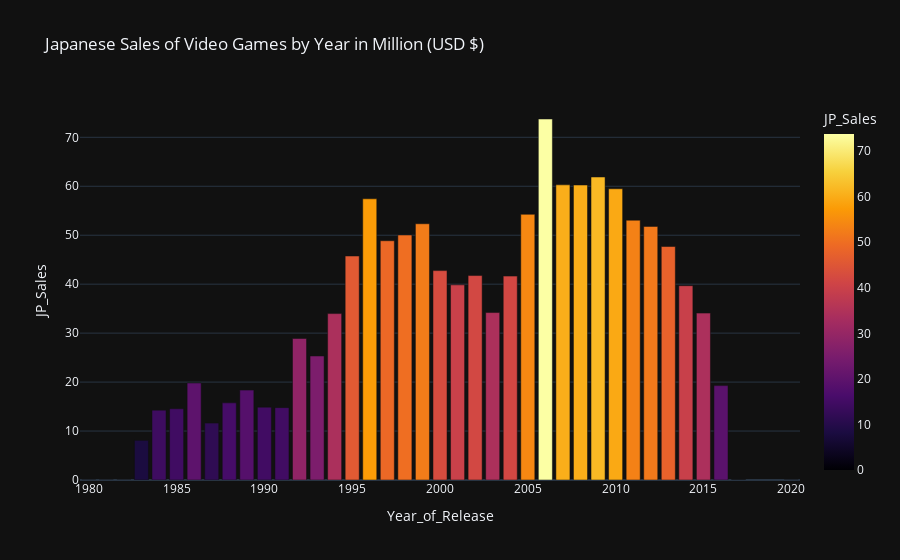

Write notebook code for a chart like this one.
### Code cell
#Showing Japanese Sales of Video Games by Year

fig3 = px.bar(df_jpsales, x='Year_of_Release', y='JP_Sales', color='JP_Sales', color_continuous_scale=px.colors.sequential.Inferno, template='plotly_dark', title='Japanese Sales of Video Games by Year in Million (USD $)')
fig3.show()

### Figure 1 — Plotly figure (JSON) as saved in the notebook; plotly's stock layout.template omitted (floating-point values rounded to 4 significant figures)
{"data": [{"alignmentgroup": "True", "hovertemplate": "Year_of_Release=%{x}<br>JP_Sales=%{marker.color}<extra></extra>", "legendgroup": "", "marker": {"color": [0, 0, 0, 8.1, 14.27, 14.56, 19.81, 11.63, 15.76, 18.36, 14.88, 14.78, 28.91, 25.33, 33.99, 45.75, 57.44, 48.87, 50.04, 52.34, 42.77, 39.86, 41.76, 34.2, 41.65, 54.27, 73.74, 60.29, 60.25, 61.89, 59.49, 53.07, 51.8, 47.69, 39.69, 34.09, 19.28, 0.06, 0], "coloraxis": "coloraxis", "pattern": {"shape": ""}}, "name": "", "offsetgroup": "", "orientation": "v", "showlegend": false, "textposition": "auto", "type": "bar", "x": [1980, 1981, 1982, 1983, 1984, 1985, 1986, 1987, 1988, 1989, 1990, 1991, 1992, 1993, 1994, 1995, 1996, 1997, 1998, 1999, 2000, 2001, 2002, 2003, 2004, 2005, 2006, 2007, 2008, 2009, 2010, 2011, 2012, 2013, 2014, 2015, 2016, 2017, 2020], "xaxis": "x", "y": [0, 0, 0, 8.1, 14.27, 14.56, 19.81, 11.63, 15.76, 18.36, 14.88, 14.78, 28.91, 25.33, 33.99, 45.75, 57.44, 48.87, 50.04, 52.34, 42.77, 39.86, 41.76, 34.2, 41.65, 54.27, 73.74, 60.29, 60.25, 61.89, 59.49, 53.07, 51.8, 47.69, 39.69, 34.09, 19.28, 0.06, 0], "yaxis": "y"}], "layout": {"barmode": "relative", "coloraxis": {"colorbar": {"title": {"text": "JP_Sales"}}, "colorscale": [[0, "#000004"], [0.1111, "#1b0c41"], [0.2222, "#4a0c6b"], [0.3333, "#781c6d"], [0.4444, "#a52c60"], [0.5556, "#cf4446"], [0.6667, "#ed6925"], [0.7778, "#fb9b06"], [0.8889, "#f7d13d"], [1, "#fcffa4"]]}, "legend": {"tracegroupgap": 0}, "title": {"text": "Japanese Sales of Video Games by Year in Million (USD $)"}, "xaxis": {"anchor": "y", "domain": [0, 1], "title": {"text": "Year_of_Release"}}, "yaxis": {"anchor": "x", "domain": [0, 1], "title": {"text": "JP_Sales"}}}}
